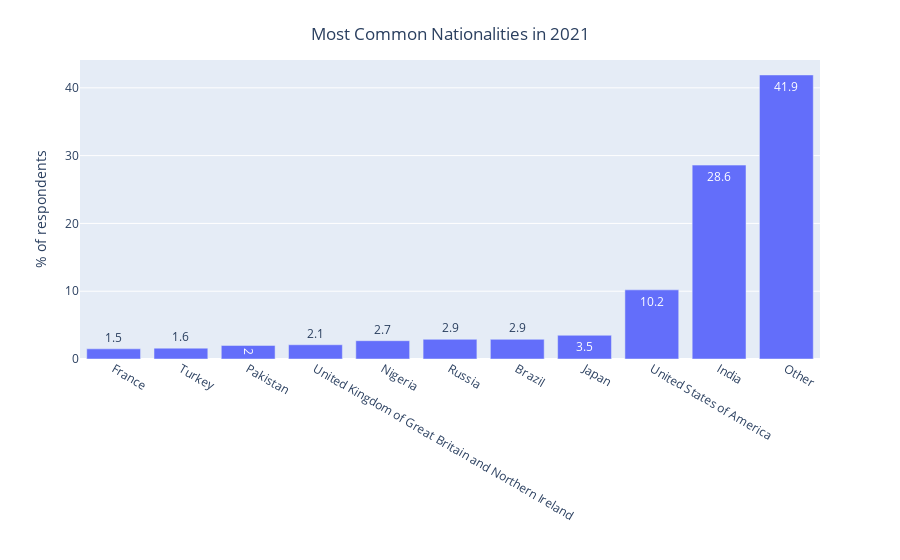

Notebook code cell kept with this figure:
### Code cell
question_name = 'Q3'
sorted_percentages = count_then_return_percent(responses_df_2021,question_name).iloc[::-1]#[55:]
title_for_chart = 'Most Common Nationalities'
title_for_y_axis = '% of respondents'
orientation_for_chart = 'v'
  
plotly_bar_chart(response_counts=sorted_percentages,
                 title=title_for_chart,
                 y_axis_title=title_for_y_axis,
                 orientation=orientation_for_chart)

### Figure 1 — Plotly figure (JSON) as saved in the notebook; plotly's stock layout.template omitted (floating-point values rounded to 4 significant figures)
{"data": [{"alignmentgroup": "True", "hovertemplate": "variable=Q3<br>=%{x}<br>% of respondents=%{y}<br>text=%{text}<extra></extra>", "legendgroup": "Q3", "marker": {"color": "#636efa", "pattern": {"shape": ""}}, "name": "Q3", "offsetgroup": "Q3", "orientation": "v", "showlegend": true, "text": [1.5, 1.6, 2.0, 2.1, 2.7, 2.9, 2.9, 3.5, 10.2, 28.6, 41.9], "textposition": "auto", "type": "bar", "x": ["France", "Turkey", "Pakistan", "United Kingdom of Great Britain and Northern Ireland", "Nigeria", "Russia", "Brazil", "Japan", "United States of America", "India", "Other"], "xaxis": "x", "y": [1.5, 1.6, 2.0, 2.1, 2.7, 2.9, 2.9, 3.5, 10.2, 28.6, 41.9], "yaxis": "y"}], "layout": {"barmode": "relative", "legend": {"title": {"text": "variable"}, "tracegroupgap": 0}, "margin": {"t": 60}, "showlegend": false, "title": {"text": "Most Common Nationalities in 2021", "x": 0.5, "y": 0.95}, "xaxis": {"anchor": "y", "domain": [0.0, 1.0], "title": {"text": ""}}, "yaxis": {"anchor": "x", "domain": [0.0, 1.0], "title": {"text": "% of respondents"}}}}
